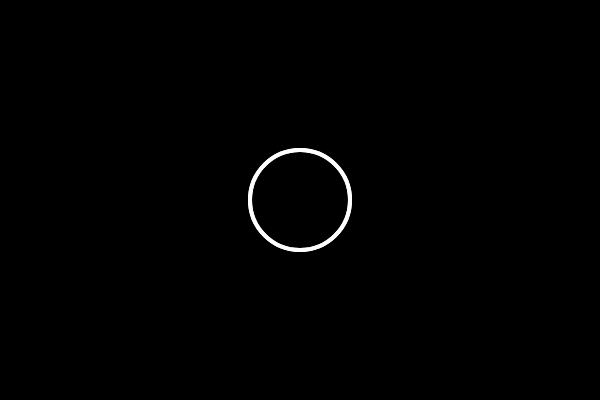
Frame 1 (no input)
Frame 60 (no input): identical to frame 1, image omitted
Frame 120 (the mouse pressed at the canvas centre since frame 60): identical to frame 1, image omitted

The p5.js sketch that drew this single still picture (run headless with seeded random() and noise() and a simulated clock; from frame 60 on, the mouse is pressed at the canvas centre):

// p5.js sketch
// ── sketch.js
function setup() {
  createCanvas(600, 400);
}

// if mouse is on right half, use purple fill
function draw() {
  background(0);

  stroke(255);
  strokeWeight(4);
  noFill();
  ellipse(300, 200, 100, 100);

  if(mouseX > 300) {
    fill(255, 0, 200);
  }

  ellipse(300, 200, 100, 100);
}
